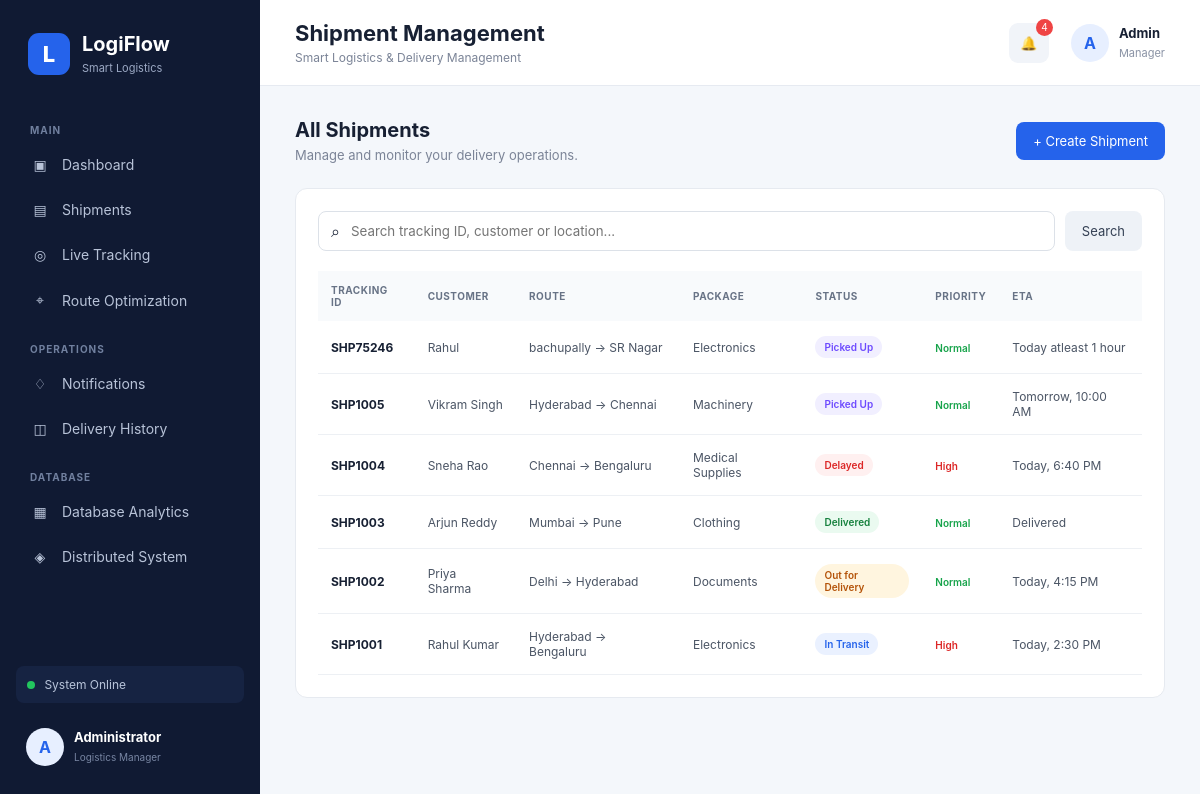
Screenshot of /shipments with the database file from the repository.
### tables this page shows
CREATE TABLE shipments (
        id INTEGER PRIMARY KEY AUTOINCREMENT,
        tracking_id TEXT UNIQUE NOT NULL,
        customer TEXT NOT NULL,
        pickup TEXT NOT NULL,
        destination TEXT NOT NULL,
        package_type TEXT NOT NULL,
        status TEXT NOT NULL,
        current_location TEXT NOT NULL,
        estimated_delivery TEXT NOT NULL,
        priority TEXT NOT NULL,
        created_at TIMESTAMP DEFAULT CURRENT_TIMESTAMP
    );

### app.py (the view)
@app.route("/shipments")
def shipments():
    search = request.args.get("search", "")
    db = get_db()
    if search:
        data = db.execute("""
            SELECT *
            FROM shipments
            WHERE tracking_id LIKE ?
               OR customer LIKE ?
               OR pickup LIKE ?
               OR destination LIKE ?
            ORDER BY id DESC
        """, (
            f"%{search}%",
            f"%{search}%",
            f"%{search}%",
            f"%{search}%"
        )).fetchall()
    else:
        data = db.execute("""
            SELECT *
            FROM shipments
            ORDER BY id DESC
        """).fetchall()
    db.close()
    return render_template(
        "shipments.html",
        shipments=data,
        search=search
    )

### database.py (called while the page is built)
def get_db():
    connection = sqlite3.connect(DATABASE)
    connection.row_factory = sqlite3.Row
    return connection

### templates/shipments.html (shortened to what this page needs)
{% extends "base.html" %}
{% block page_title %}
Shipment Management
{% endblock %}
{% block content %}
<div class="page-heading">
    <div>
        <h2>All Shipments</h2>
        <p>Manage and monitor your delivery operations.</p>
    </div>
    <a href="{{ url_for('add_shipment') }}"
       class="primary-button">
        + Create Shipment
    </a>
</div>
<div class="panel">
    <form class="search-bar"
          method="GET"
          action="{{ url_for('shipments') }}">
        <div class="search-input">
            <span>⌕</span>
            <input
                type="text"
                name="search"
                value="{{ search }}"
                placeholder="Search tracking ID, customer or location..."
            >
        </div>
        <button class="secondary-button">
            Search
        </button>
    </form>
    <div class="table-wrapper">
        <table>
            <thead>
                <tr>
                    <th>Tracking ID</th>
                    <th>Customer</th>
                    <th>Route</th>
                    <th>Package</th>
                    <th>Status</th>
                    <th>Priority</th>
                    <th>ETA</th>
                </tr>
            </thead>
            <tbody>
            {% for shipment in shipments %}
                <tr>
                    <td>
                        <strong>{{ shipment.tracking_id }}</strong>
                    </td>
                    <td>{{ shipment.customer }}</td>
                    <td>
                        {{ shipment.pickup }}
                        →
                        {{ shipment.destination }}
                    </td>
                    <td>{{ shipment.package_type }}</td>
                    <td>
                        <span class="status {{ shipment.status|lower|replace(' ', '-') }}">
                            {{ shipment.status }}
                        </span>
                    </td>
                    <td>
                        <span class="priority {{ shipment.priority|lower }}">
                            {{ shipment.priority }}
                        </span>
                    </td>
                    <td>{{ shipment.estimated_delivery }}</td>
                </tr>
            {% endfor %}
            </tbody>
        </table>
    </div>
</div>
{% endblock %}

### static/style.css (style rules this page uses)
* { box-sizing: border-box; margin: 0; padding: 0; }
body { font-family: Inter, Arial, sans-serif; background: #f4f7fb; color: #172033; }
a { text-decoration: none; color: inherit; }
button, input, select { font-family: inherit; }
.welcome-row, .page-heading { display: flex; justify-content: space-between; align-items: center; margin-bottom: 25px; }
.welcome-row h2, .page-heading h2 { font-size: 20px; }
.welcome-row p, .page-heading p { color: #7b8497; font-size: 13px; margin-top: 5px; }
.primary-button, .secondary-button { border: none; border-radius: 8px; padding: 11px 17px; font-size: 13px; cursor: pointer; display: inline-block; }
.primary-button { background: #2563eb; color: white; }
.secondary-button { background: #eef2f7; color: #344054; }
.panel { background: white; border: 1px solid #e6eaf0; border-radius: 12px; padding: 22px; margin-bottom: 22px; }
.table-wrapper { overflow-x: auto; }
table { width: 100%; border-collapse: collapse; }
th { background: #f8fafc; color: #687386; font-size: 10px; text-transform: uppercase; letter-spacing: .5px; text-align: left; padding: 13px; }
td { padding: 15px 13px; border-bottom: 1px solid #edf0f4; font-size: 12px; color: #4b5565; }
td strong { color: #172033; }
.status { display: inline-block; border-radius: 20px; padding: 5px 9px; font-size: 10px; font-weight: 600; }
.status.delivered { background: #eafaf0; color: #15803d; }
.status.in-transit { background: #eaf1ff; color: #2563eb; }
.status.out-for-delivery { background: #fff5df; color: #b45309; }
.status.delayed { background: #fff0f0; color: #dc2626; }
.status.picked-up { background: #f1efff; color: #6d4aff; }
.priority { font-size: 10px; font-weight: 600; }
.priority.high, .priority.urgent { color: #dc2626; }
.priority.normal { color: #16a34a; }
.search-bar { display: flex; gap: 10px; margin-bottom: 20px; }
.search-input { flex: 1; border: 1px solid #dce1e8; border-radius: 8px; display: flex; align-items: center; padding: 0 12px; }
.search-input input { width: 100%; border: none; outline: none; padding: 11px; }

### rows the page displays
shipments: tracking_id "SHP75246", customer "Rahul", pickup "bachupally", destination "SR Nagar", package_type "Electronics", status "Picked Up", priority "Normal", estimated_delivery "Today atleast 1 hour"
shipments: tracking_id "SHP1005", customer "Vikram Singh", pickup "Hyderabad", destination "Chennai", package_type "Machinery", status "Picked Up", priority "Normal", estimated_delivery "Tomorrow, 10:00 AM"
shipments: tracking_id "SHP1004", customer "Sneha Rao", pickup "Chennai", destination "Bengaluru", package_type "Medical Supplies", status "Delayed", priority "High", estimated_delivery "Today, 6:40 PM"
shipments: tracking_id "SHP1003", customer "Arjun Reddy", pickup "Mumbai", destination "Pune", package_type "Clothing", status "Delivered", priority "Normal", estimated_delivery "Delivered"
shipments: tracking_id "SHP1002", customer "Priya Sharma", pickup "Delhi", destination "Hyderabad", package_type "Documents", status "Out for Delivery", priority "Normal", estimated_delivery "Today, 4:15 PM"
shipments: tracking_id "SHP1001", customer "Rahul Kumar", pickup "Hyderabad", destination "Bengaluru", package_type "Electronics", status "In Transit", priority "High", estimated_delivery "Today, 2:30 PM"
